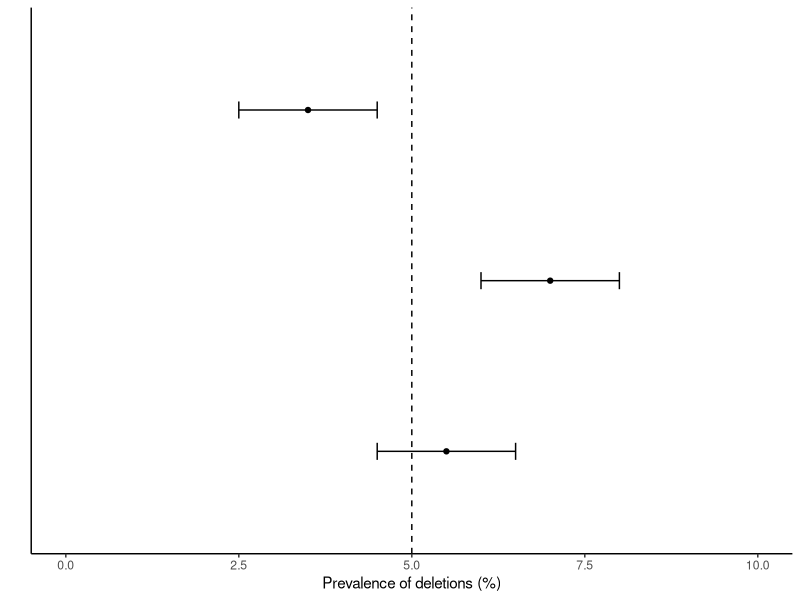
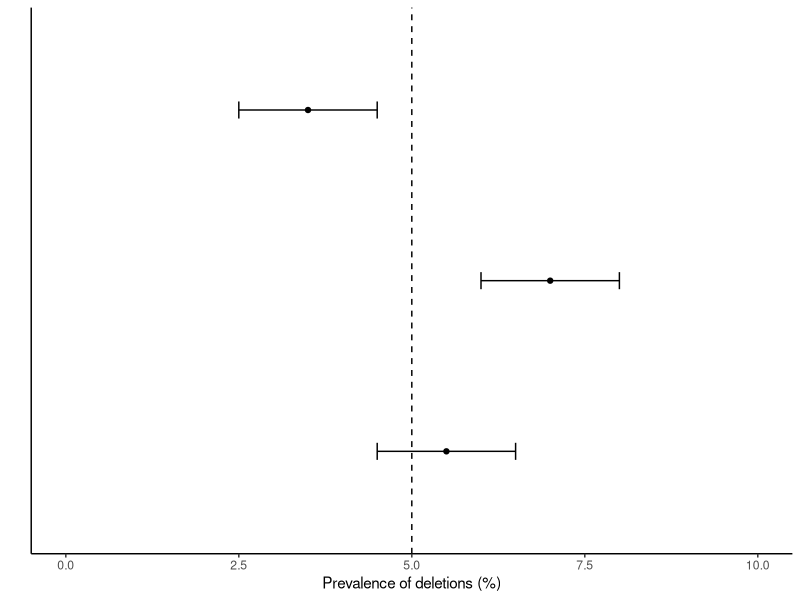

These figures' R source, in order:
# 01.make_figure.R
#
# Author: Bob Verity
# Date: 2024-06-10
#
# Inputs: (none)
#
# Outputs: outputs/CI_Z_plot.png
#
# Purpose:
# Creates a plot that illustrates the connection between the confidence interval
# (CI) based approach and the z-test.
#
# ------------------------------------------------------------------
library(tidyverse)

data.frame(y = as.factor(1:3), x = c(5.5, 7, 3.5)) |>
  ggplot() + theme_classic() +
  geom_errorbar(aes(x = x, y = y, xmin = x - 1, xmax = x + 1), width = 0.1) +
  geom_point(aes(x = x, y = y)) +
  geom_vline(xintercept = 5, linetype = "dashed") +
  xlim(c(0, 10)) +
  xlab("Prevalence of deletions (%)") + ylab("") +
  theme(axis.text.y = element_blank(),
        axis.ticks.y = element_blank())

ggsave("01.figure_CI_Ztest/outputs/CI_Z_plot.png", scale = 0.6)
